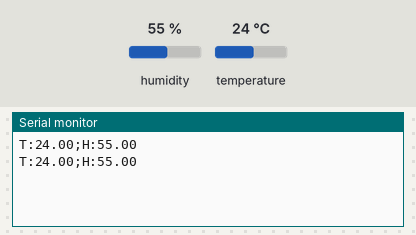
Bench run of a sketch on a simulated Arduino Uno, built for the host (arithmetic inside an expression is 32-bit, double 64-bit). Parts: the last lines printed to the serial monitor. The inputs (shaded band) are chosen by the test bench; at power-on: humidity 55 %, temperature 24 °C.

Above: at 2.8 s.
2.9 s: humidity set to 22 %
At 4.8 s:
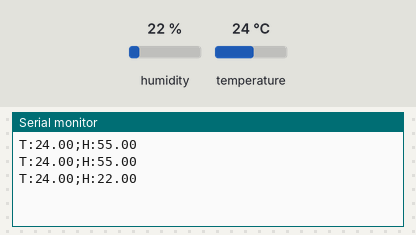
5.6 s: temperature set to 12 °C
At 7.3 s:
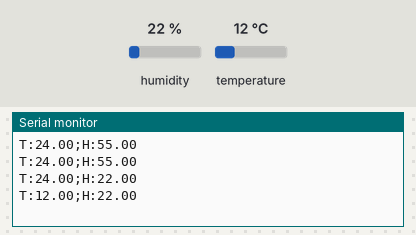
8.3 s: humidity set to 40 %
At 10.8 s:
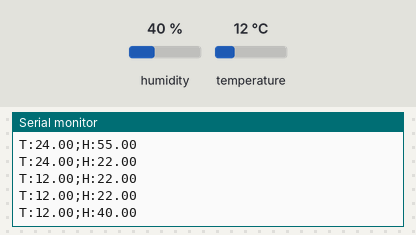
Timing chart, 0 to 12.3 s (numbered marks = the images above; inputs shaded):
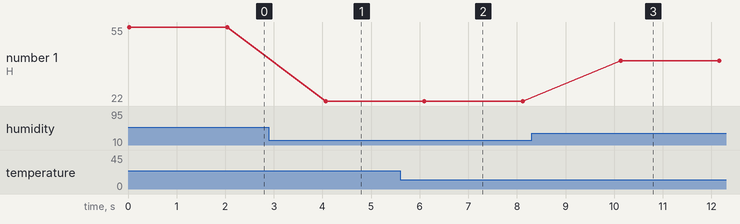

The sketch:

sketch_oct21a.ino
```cpp
#include <DHT.h>

#define DHT_PIN PA1  // GPIO for DHT11 on STM32
#define DHTTYPE DHT11
DHT dht(DHT_PIN, DHTTYPE);

void setup() {
  Serial.begin(9600);  // Initialize serial communication
  dht.begin();         // Initialize DHT11
}

void loop() {
  float temp = dht.readTemperature();
  float hum = dht.readHumidity();

  if (!isnan(temp) && !isnan(hum)) {
    Serial.print("T:");  // Sending temperature
    Serial.print(temp);
    Serial.print(";");
    Serial.print("H:");  // Sending humidity
    Serial.println(hum);
  }

  delay(2000);  // Send data every 2 seconds
}
```

Measured:
- after the input at 2.9 s, the serial monitor: prints a new line after 1.2 s (image 1)
- after the input at 5.6 s, the serial monitor: prints a new line after 0.49 s (image 2)
- after the input at 8.3 s, the serial monitor: prints a new line after 1.8 s (image 3)
- plotted number 1: 55 → 22 after the input at 2.9 s, 22 → 40 after the input at 8.3 s
